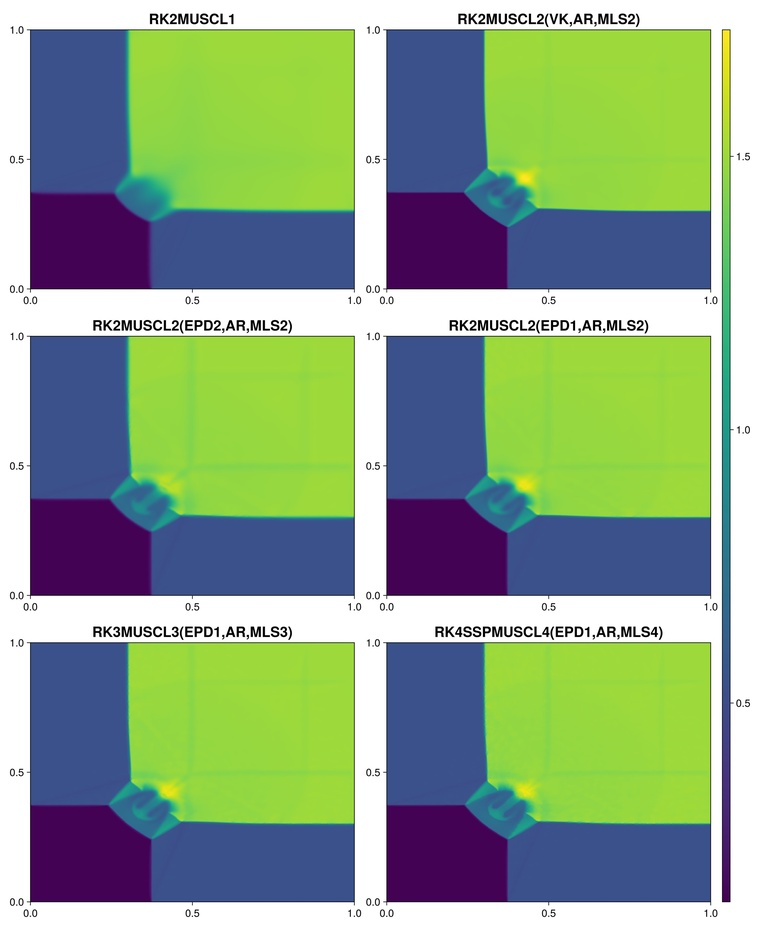
#> input picture paper/figures/riemann2d_density_078.jpg, 760 x 929 px, shrunk from 2400 x 2934 before the run
$ python clainpos2.py ../../paper/figures/riemann2d_density_078.jpg ../../paper/figures/riemann2d_density_078.jpg
#> lines starting #> are read from the running program, lines starting #| are printed output that depends on the picture
### scripts/figure_measurements/frames.py
"""Panel detection for the PDEStudio colour-map exports in paper/figures/*.jpg.

The panels are framed by dark lines. A frame line is a pixel row (column) in which more than 50 % (30 %)
of the pixels are dark. Columns: consecutive frame lines at least W/4 apart form the
left and right edges of a panel column. Rows: two frame lines form the top and bottom of a panel
if their distance is the panel width divided by the plot aspect ratio (plot_width/plot_height in
the export metadata, results/configs/*/*.csv) to within 2 %. Lines inside a panel (such as the
outline of the step) are skipped this way. Positions are the centres of the line groups.
"""
import numpy as np
import matplotlib
from PIL import Image

LUT = matplotlib.colormaps['viridis'](np.linspace(0, 1, 256))[:, :3] * 255


def load(path):
    return np.asarray(Image.open(path).convert('RGB')).astype(float)


# [4 lines left out: function colour_index, not called in this run]


def _groups(a):
    g = []; s = a[0]; p = a[0]
    for x in a[1:]:
        if x != p + 1:
            g.append((s + p) / 2); s = x
        p = x
    g.append((s + p) / 2)
    return [int(round(x)) for x in g]


def panels(im, aspect):
    """Return (rows, cols): lists of (top, bottom) and (left, right) pixel edges of the panels."""
#> called with aspect = 1.25
    H, W, _ = im.shape
#> H = 929; W = 760
    dark = im.sum(2) < 150
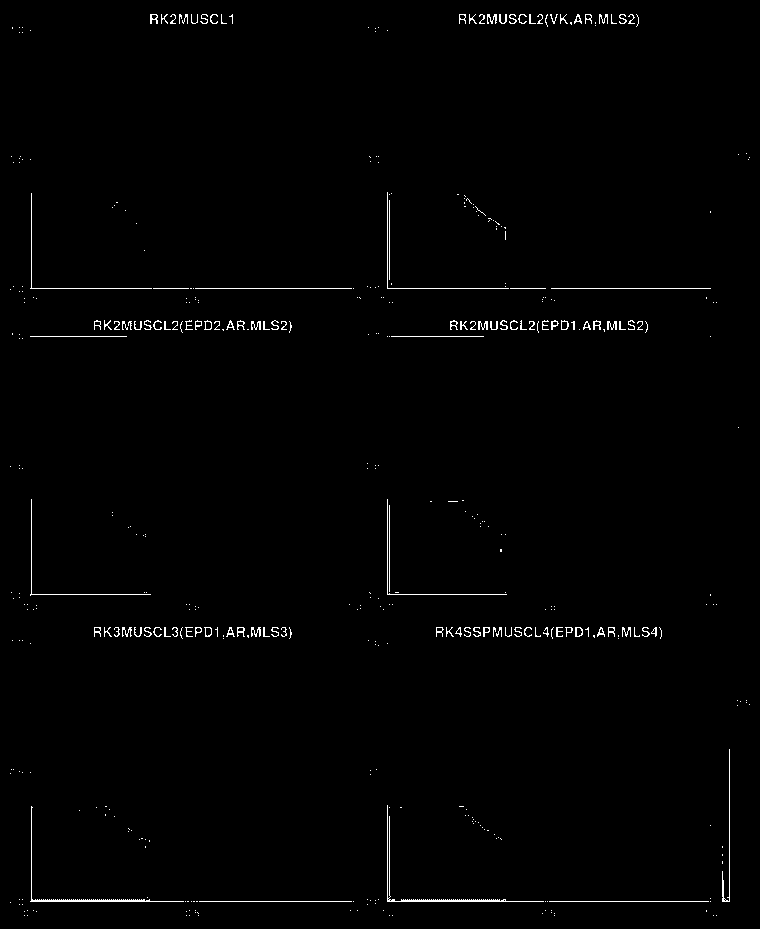
#> dark: shape (929, 760) bool; 0.98% white in thin lines or dots
    rl = _groups(np.where(dark.sum(1) > W * 0.5)[0])
#> in _groups, `s = a[0]`: s = 288
#> the loop in _groups, `for x in a[1:]:` made 1 pass
#> (x, s, p) on pass 1: (901, 901, 901)
#> after the loop in _groups, `for x in a[1:]:`: g = [288]
#> rl = [288, 901]
    cl = _groups(np.where(dark.sum(0) > H * 0.3)[0])
#> the loop in _groups (call 2), `for x in a[1:]:` made 1 pass
#> (x, s, p) on pass 1: (387, 387, 387)
#> cl = [31, 387]
    cols = []; i = 0
    while i + 1 < len(cl):
        if cl[i + 1] - cl[i] > W / 4:
            cols.append((cl[i], cl[i + 1])); i += 2
        else:
            i += 1
#> this loop made 1 pass
#> i on pass 1: 2
#> after the loop, cols = [(31, 387)]; i = 2
    if not cols:
        raise SystemExit('no panel columns found')
    h = (cols[0][1] - cols[0][0]) / aspect
#> h = 284.8
    rows = []; i = 0
    while i < len(rl):
        j = next((j for j in range(i + 1, len(rl)) if abs(rl[j] - rl[i] - h) < 0.02 * h), None)
        if j is None:
            i += 1
        else:
            rows.append((rl[i], rl[j])); i = j + 1
#> this loop made 2 passes
#> i on passes 1 to 2: 1, 2
#> after the loop, rows = []
    if not rows:
#> (the run stopped early here; a loop or call above may not have finished)

$ run again, with paper/figures/dmr_density_078.jpg copied over paper/figures/riemann2d_density_078.jpg
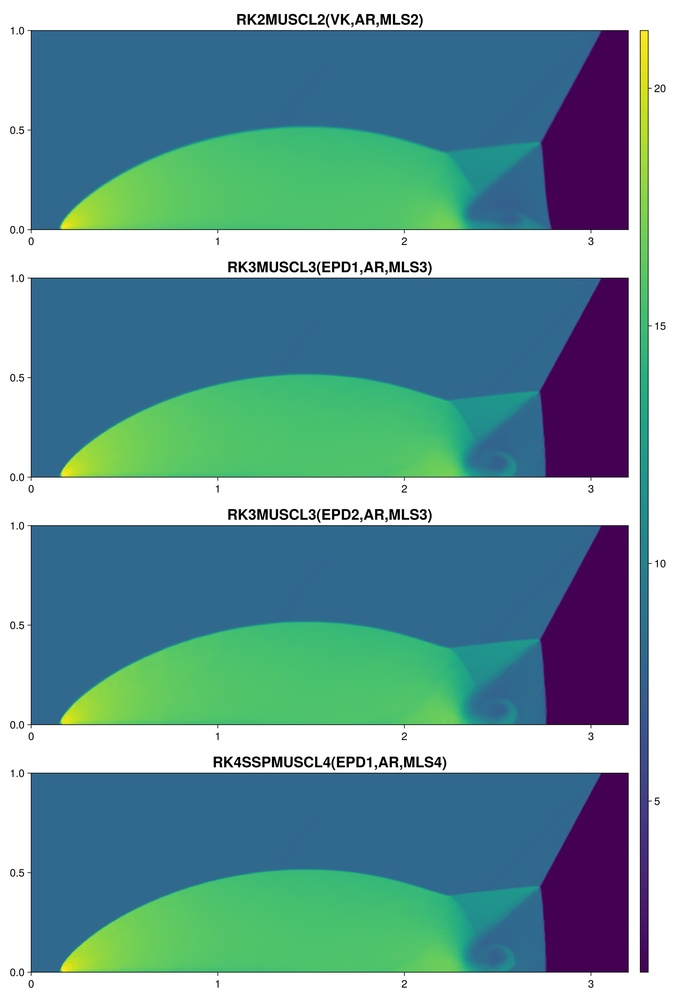
#> input picture paper/figures/dmr_density_078.jpg, 676 x 1000 px, shrunk from 2400 x 3549 before the run
#> in panels, `dark = im.sum(2) < 150`:
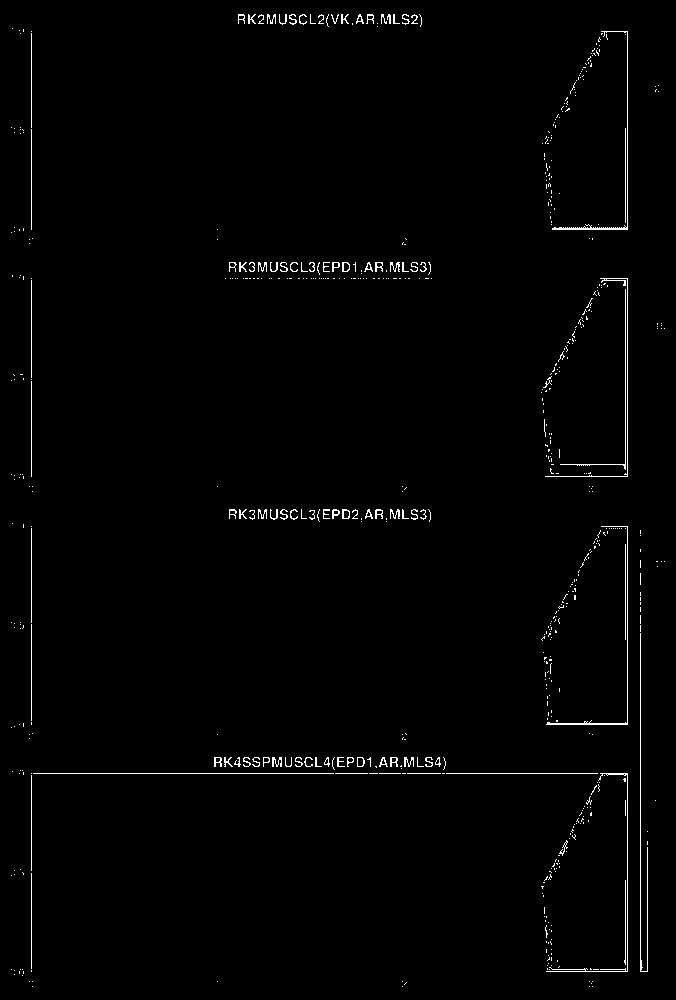
#> dark: shape (1000, 676) bool; 1.2% white in thin lines or dots
#> in _groups, `s = a[0]`: s = 773
#> after the loop in _groups, `for x in a[1:]:`: g = []
#> rl = [773]
#> the loop in _groups (call 2), `for x in a[1:]:` made 3 passes
#> (x, s, p) on passes 1 to 3: (625, 625, 625), (627, 627, 627), (640, 640, 640)
#> cl = [31, 625, 627, 640]
#> the loop in panels, `while i + 1 < len(cl):` made 2 passes
#> i on passes 1 to 2: 2, 3
#> after the loop in panels, `while i + 1 < len(cl):`: cols = [(31, 625)]; i = 3
#> h = 475.2
#> the loop in panels, `while i < len(rl):` made 1 pass
#> i on pass 1: 1
#> after the loop in panels, `while i < len(rl):`: rows = []

$ run again, with paper/figures/mach3_density_078.jpg copied over paper/figures/riemann2d_density_078.jpg
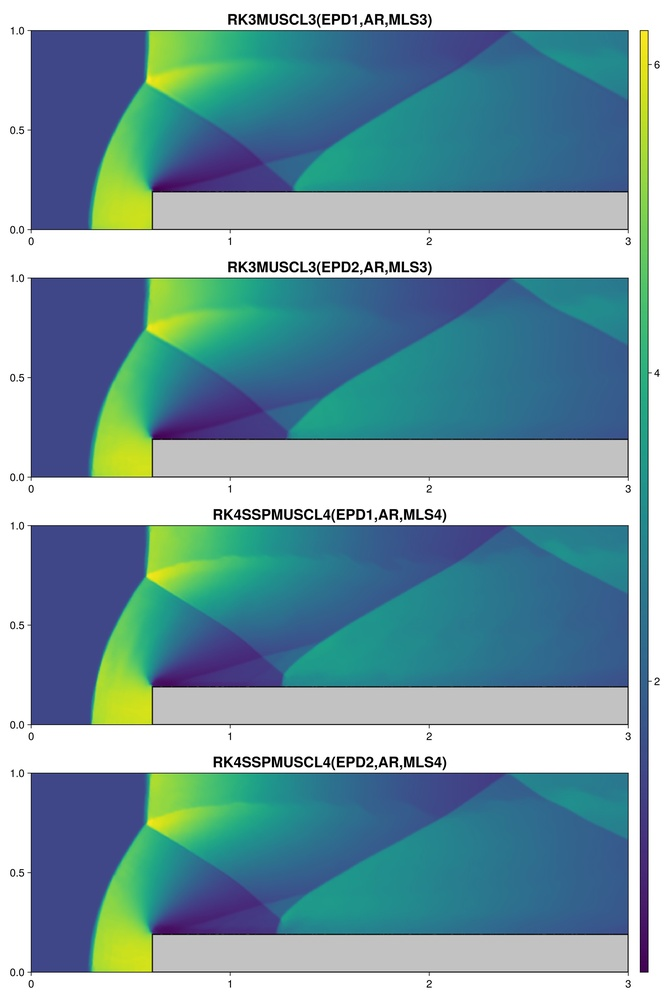
#> input picture paper/figures/mach3_density_078.jpg, 670 x 1000 px, shrunk from 2400 x 3581 before the run
#> in panels, `dark = im.sum(2) < 150`:
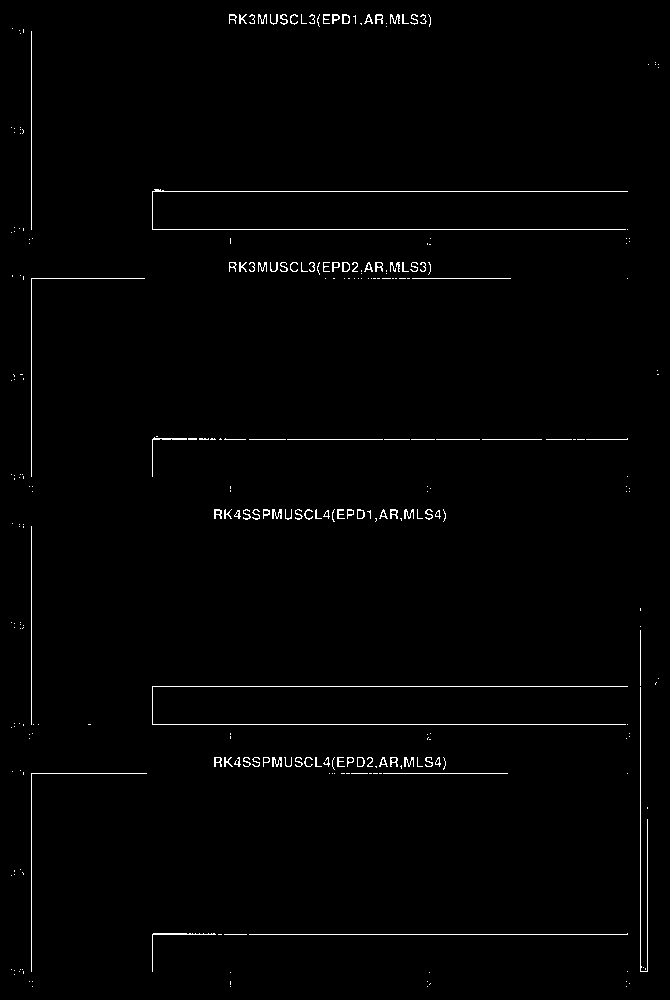
#> dark: shape (1000, 670) bool; 1.2% white in thin lines or dots
#> in _groups, `s = a[0]`: s = 191
#> the loop in _groups, `for x in a[1:]:` made 5 passes
#> (x, s, p) on passes 1 to 5: (229, 229, 229), (439, 439, 439), (686, 686, 686), (724, 724, 724), (934, 934, 934)
#> after the loop in _groups, `for x in a[1:]:`: g = [191, 229, 439, 686, 724]
#> rl = [191, 229, 439, 686, 724, 934]
#> the loop in _groups (call 2), `for x in a[1:]:` made 1 pass
#> (x, s, p) on pass 1: (640, 640, 640)
#> cl = [31, 640]
#> the loop in panels, `while i + 1 < len(cl):` made 1 pass
#> i on pass 1: 2
#> after the loop in panels, `while i + 1 < len(cl):`: cols = [(31, 640)]; i = 2
#> h = 487.2
#> the loop in panels, `while i < len(rl):` made 3 passes
#> j on pass 1: 3
#> after the loop in panels, `while i < len(rl):`: rows = [(191, 686)]
#> C = [(31, 640)]
#| panels [(191, 686)] [(31, 640)]
#> names = 1 item
#> the loop `for r0, r1 in R:` made 1 pass
#> (printed output is left out)
#> pass 1, in colour_index (call 4), `d = ((px[:, None, :] - LUT[None]) ** 2).sum(2)`:
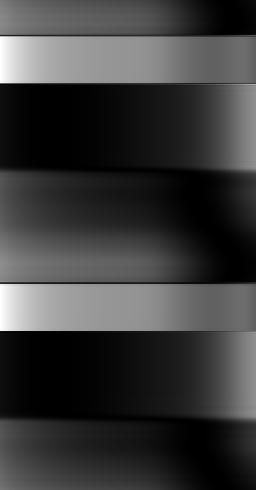
#> d: shape (490, 256) float64; min 0.0836, max 128570.2, mean 29780.6; drawn with min black and max white
#> after the loop `for r0, r1 in R:`: p = 1
